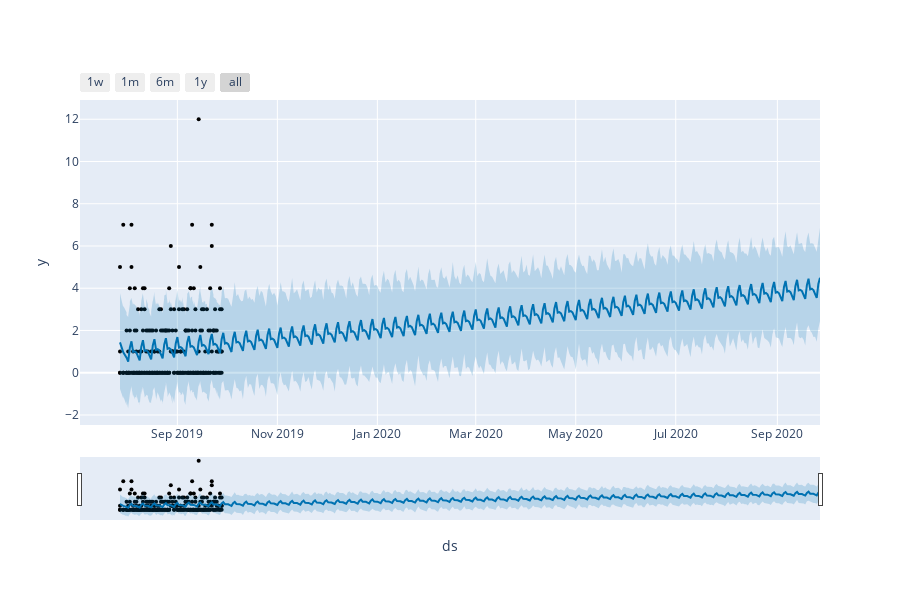

The notebook cell saved with this chart:
### Code cell
from fbprophet.plot import plot_plotly, plot_components_plotly

plot_plotly(m, forecast)

### Figure 1 — Plotly figure (JSON) as saved in the notebook; plotly's stock layout.template omitted (floating-point values rounded to 4 significant figures; data arrays with more than 128 entries replaced by an {"elided": "..."} marker saying what was removed)
{"data": [{"marker": {"color": "black", "size": 4}, "mode": "markers", "name": "Actual", "type": "scatter", "x": {"elided": "231 str values"}, "y": {"elided": "231 int values"}}, {"hoverinfo": "skip", "line": {"width": 0}, "mode": "lines", "type": "scatter", "x": {"elided": "596 str values"}, "y": {"elided": "596 float values"}}, {"fill": "tonexty", "fillcolor": "rgba(0, 114, 178, 0.2)", "line": {"color": "#0072B2", "width": 2}, "mode": "lines", "name": "Predicted", "type": "scatter", "x": {"elided": "596 str values"}, "y": {"elided": "596 float values"}}, {"fill": "tonexty", "fillcolor": "rgba(0, 114, 178, 0.2)", "hoverinfo": "skip", "line": {"width": 0}, "mode": "lines", "type": "scatter", "x": {"elided": "596 str values"}, "y": {"elided": "596 float values"}}], "layout": {"height": 600, "showlegend": false, "width": 900, "xaxis": {"rangeselector": {"buttons": [{"count": 7, "label": "1w", "step": "day", "stepmode": "backward"}, {"count": 1, "label": "1m", "step": "month", "stepmode": "backward"}, {"count": 6, "label": "6m", "step": "month", "stepmode": "backward"}, {"count": 1, "label": "1y", "step": "year", "stepmode": "backward"}, {"step": "all"}]}, "rangeslider": {"visible": true}, "title": {"text": "ds"}, "type": "date"}, "yaxis": {"title": {"text": "y"}}}}
